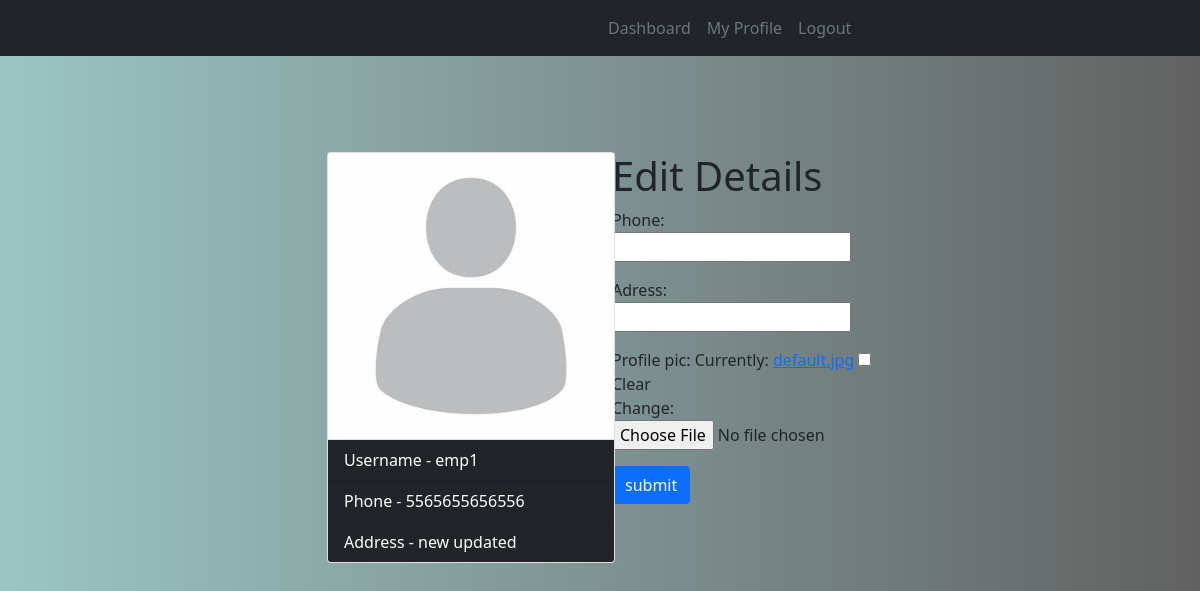
Screenshot of /profile/3 (signed in) with the database file from the repository.
### employees/models.py (models this page shows, shortened)
class Employee(models.Model):
    user = models.OneToOneField(User, on_delete= models.CASCADE,null=True)
    phone = models.CharField(max_length=200, null=True)
    adress = models.CharField(max_length=200, null=True)
    profile_pic = models.ImageField(default='default.jpg', upload_to='profile_images',max_length=100,blank=True,null=True)

### employees/views.py (the view)
# urls.py: path('profile/<str:pk>',views.profile, name='profile'),
@login_required(login_url="login")
def profile(request, pk):
    user = request.user
    if request.method == 'POST':
        p_form = EmployeeUpdateForm(request.POST,request.FILES, instance=request.user.employee)
        if p_form.is_valid():
            p_form.save()
            return redirect('profile',user.employee.id)
    else:
        p_form = EmployeeUpdateForm(instance=request.user.employee)
    emp = Employee.objects.get(id=pk)
    context = {
        'p_form':p_form,
        'emp':emp,
    }
    return render(request,'employees/profile.html',context)

### employees/forms.py
class EmployeeUpdateForm(forms.ModelForm):
    class Meta:
        model = Employee
        fields = ['phone','adress','profile_pic']

### employees/templates/employees/profile.html (shortened to what this page needs)
{% extends 'employees/main.html' %}
{% block content %}
<div class="row">
<div class="col-md-3">
</div>
<div class="col-md-3">
    <div class="card mt-5" style="width: 18rem;">
        <img class="card-img-top" src="{{ user.employee.profile_pic.url }}" alt="Card image cap" width="200px ">
        <ul class="list-group list-group-flush">
          <li class="list-group-item bg-dark text-white">Username - {{ emp.user.username }}</li>
          <li class="list-group-item bg-dark text-white">Phone - {{ emp.phone }}</li>
          <li class="list-group-item bg-dark text-white">Address - {{ emp.adress }}</li>
        </ul>
      </div>
</div>
<div class="col-md-3 mt-5">
    <h1>Edit Details</h1>
    <form method="POST" enctype="multipart/form-data">
        {{ p_form.as_p }}
        <input class="btn btn-primary" type="submit" value="submit">
    </form>
</div>
<div class="col-md-3"></div>
</div>
{% endblock %}

### employees/templates/employees/main.html (style rules this page uses)
body { background: #616161; background: -webkit-linear-gradient(to right, #9bc5c3, #616161); background: linear-gradient(to right, #9bc5c3, #616161); }

### rows the page displays
Employee: user.username "emp1", phone "5565655656556", adress "new updated"
